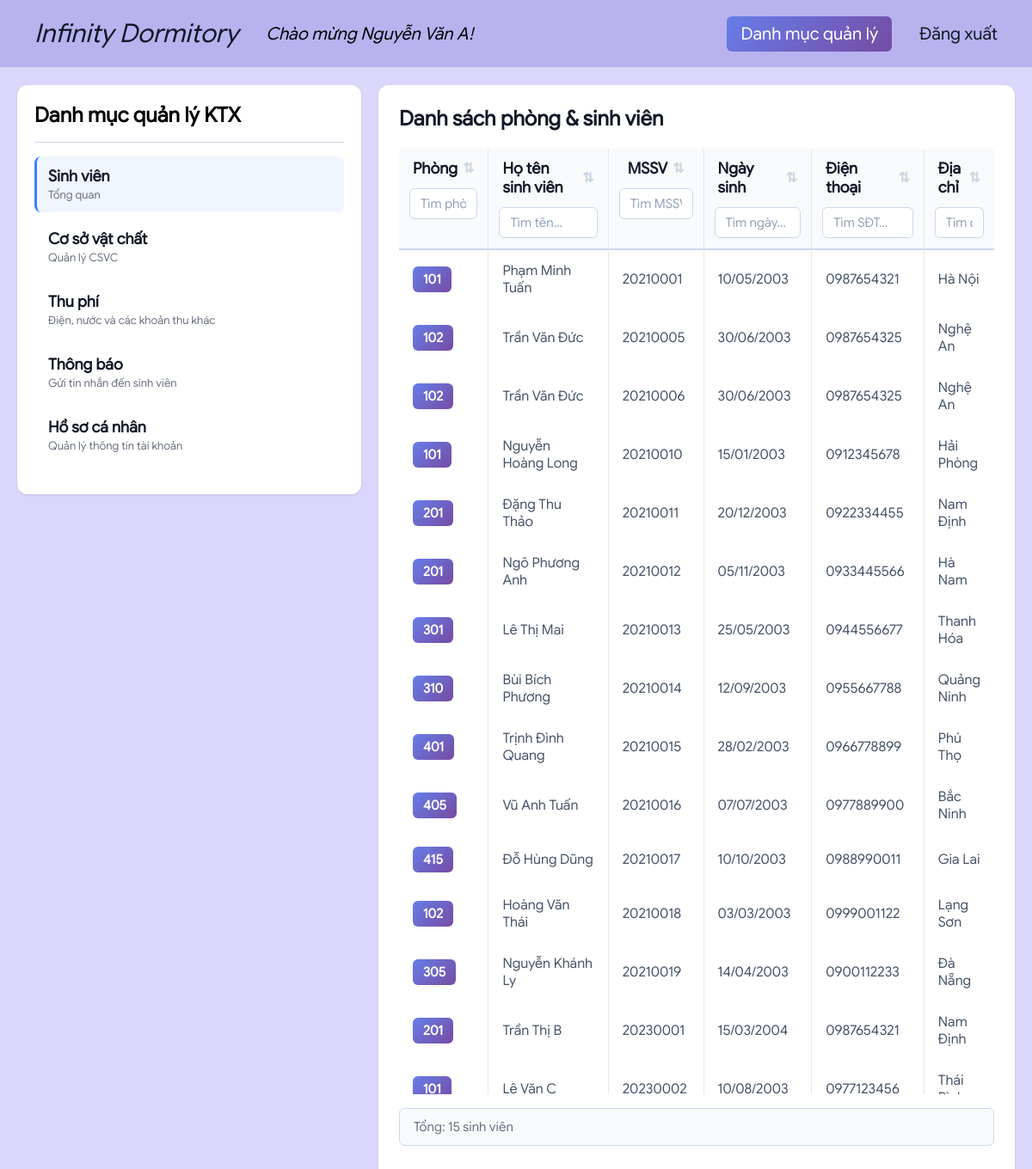
/manager/dashboard.php (signed in), run on the app's committed database.
### tables this page shows
CREATE TABLE CONTRACT (
    STD_ID VARCHAR(20) NOT NULL,
    SEM_ID VARCHAR(50) NOT NULL,
    BLOCK_ID VARCHAR(10) NOT NULL,
    ROOM_ID VARCHAR(10) NOT NULL,
    STATUS ENUM('Active', 'Expired', 'Terminated', 'Upcoming') DEFAULT 'Active',
    PRIMARY KEY (STD_ID, SEM_ID),
    FOREIGN KEY (STD_ID) REFERENCES STUDENT(STD_ID),
    FOREIGN KEY (SEM_ID) REFERENCES SEMESTER(SEM_ID),
    FOREIGN KEY (BLOCK_ID, ROOM_ID) REFERENCES ROOM(BLOCK_ID, ROOM_ID)
);

CREATE TABLE STUDENT
(
    STD_ID VARCHAR(20) NOT NULL PRIMARY KEY,
    STD_NAME VARCHAR(100) NOT NULL,
    STD_DOB DATETIME NOT NULL,
    STD_GD ENUM('Nam', 'Nữ') NOT NULL,
    STD_PHONE VARCHAR(20),
    STD_ADR VARCHAR(200) NOT NULL,
    STD_IMG VARCHAR(255),
    IS_ACTIVE BOOLEAN DEFAULT TRUE,
    USER_ID INT NOT NULL,
    FOREIGN KEY (USER_ID) REFERENCES USERS(USER_ID)
);

### manager/views/students.php (the view, shortened to what this page needs)
<?php
require_once '../database_connection.php';
$students = [];
$managerBlock = $_SESSION['block'];
try
{
    if ($conn) {
        mysqli_set_charset($conn, "utf8mb4");
        $studentQuery = "SELECT * FROM STUDENT S JOIN CONTRACT C ON S.STD_ID = C.STD_ID WHERE C.STATUS = 'Active' AND BLOCK_ID = ?";
        $stmt = mysqli_prepare($conn, $studentQuery);
        mysqli_stmt_bind_param($stmt, "s", $managerBlock);
        mysqli_stmt_execute($stmt);
        $result = mysqli_stmt_get_result($stmt);
        if ($result) {
            while ($row = mysqli_fetch_assoc($result)) {
                $students[] = $row;
            }
        }
    }
}
catch (Exception $e) {
  $studentError = $e->getMessage();
}
?>
<?php if (isset($studentError)): ?>
  <div class="alert alert-error">Lỗi: <?= htmlspecialchars($studentError) ?></div>
<?php elseif (empty($students)): ?>
  <div class="alert alert-info">Chưa có sinh viên nào trong hệ thống.</div>
<?php else: ?>
  <h2>Danh sách phòng & sinh viên</h2>
  <div class="student-table-wrapper">
    <table class="table student-table" id="studentTable">
      <thead>
        <tr>
          <th style="width: 100px">
            <div class="th-content" data-col="0">
              <span>Phòng</span>
              <span class="sort-icon">⇅</span>
            </div>
            <input type="text" class="col-search" data-col="0" placeholder="Tìm phòng...">
          </th>
          <th style="width: 300px">
            <div class="th-content" data-col="1">
              <span>Họ tên sinh viên</span>
              <span class="sort-icon">⇅</span>
            </div>
            <input type="text" class="col-search" data-col="1" placeholder="Tìm tên...">
          </th>
          <th style="width: 120px">
            <div class="th-content" data-col="2">
              <span>MSSV</span>
              <span class="sort-icon">⇅</span>
            </div>
            <input type="text" class="col-search" data-col="2" placeholder="Tìm MSSV...">
          </th>
          <th style="width: 150px">
            <div class="th-content" data-col="3">
              <span>Ngày sinh</span>
              <span class="sort-icon">⇅</span>
            </div>
            <input type="text" class="col-search" data-col="3" placeholder="Tìm ngày...">
          </th>
          <th style="width: 150px">
            <div class="th-content" data-col="4">
              <span>Điện thoại</span>
              <span class="sort-icon">⇅</span>
            </div>
            <input type="text" class="col-search" data-col="4" placeholder="Tìm SĐT...">
          </th>
          <th>
            <div class="th-content" data-col="5">
              <span>Địa chỉ</span>
              <span class="sort-icon">⇅</span>
            </div>
            <input type="text" class="col-search" data-col="5" placeholder="Tìm địa chỉ...">
          </th>
        </tr>
      </thead>
      <tbody>
        <?php foreach ($students as $s): ?>
        <tr class="student-row"
            data-id="<?= htmlspecialchars($s['STD_ID']) ?>"
            data-room="<?= htmlspecialchars($s['ROOM_ID']) ?>"
            style="cursor: pointer;">
          <td><span class="room-badge"><?= htmlspecialchars($s['ROOM_ID']) ?></span></td>
          <td><?= htmlspecialchars($s['STD_NAME']) ?></td>
          <td><?= htmlspecialchars($s['STD_ID']) ?></td>
          <td><?= date('d/m/Y', strtotime($s['STD_DOB'])) ?></td>
          <td><?= htmlspecialchars($s['STD_PHONE']) ?></td>
          <td><?= htmlspecialchars($s['STD_ADR']) ?></td>
        </tr>
        <?php endforeach; ?>
      </tbody>
    </table>
  </div>
  <div class="table-info">Tổng: <?= count($students) ?> sinh viên</div>
<?php endif; ?>

### css/public.css (style rules this page uses)
:root { --cl: linear-gradient(135deg, #667eea 0%, #764ba2 100%); --hov: linear-gradient(135deg,rgba(77, 102, 214, 1) 0%, rgba(100, 52, 148, 1) 100%); --primary: #3b82f6; --primary-dark: #2563eb; --danger: #ef4444; --danger-dark: #991100; --success: #10b981; --bg-gray: #f7f9fc; --border: #ced8ea; --text: #111827; --text-muted: #6b7280; }
* { box-sizing: border-box; margin: 0; padding: 0; }
body { font-family: 'Google Sans', sans-serif; }
input { font-family: 'Google Sans'; }
.content-area h2 { font-weight: 700; margin-bottom: 20px; color: var(--text); }
table { width: 100%; border-collapse: collapse; background: white; border-radius: 8px; box-shadow: 0 1px 3px rgba(0, 0, 0, 0.1); }
table th { background: #f9fafb; padding: 12px; text-align: left; font-weight: 600; font-size: 14px; color: var(--text); border-bottom: 2px solid var(--border); }

### manager/css/students.css (style rules this page uses)
.student-table-wrapper { max-height: 70vh; overflow-y: auto; position: relative; }
.student-table thead th { position: sticky; top: 0; z-index: 100; background-color: #f8fafc; border-bottom: 2px solid var(--border); }
.student-table { border-collapse: separate; border-spacing: 0; }
.student-table th, .student-table td { border-right: 1px solid #e5e7eb; }
.student-table th:last-child, .student-table td:last-child { border-right: none; }
.student-table th { background: #f8fafc; padding: 0; border-bottom: 2px solid var(--border); vertical-align: top; }
.student-table th .th-content { display: flex; align-items: center; justify-content: center; padding: 12px 16px; cursor: pointer; user-select: none; transition: background 0.2s; font-weight: 600; font-size: 18px; color: var(--text); }
.student-table .sort-icon { color: #cbd5e1; font-size: 16px; margin-left: 6px; transition: color 0.2s; }
.student-table .col-search { width: calc(100% - 24px); margin: 0 12px 12px; padding: 8px 12px; border: 1px solid var(--border); border-radius: 6px; font-size: 15px; transition: all 0.2s; }
.student-table .col-search::placeholder { color: #94a3b8; }
.student-table tbody tr { border-bottom: 1px solid #f1f5f9; transition: background 0.15s; }
.student-table tbody td { padding: 14px 16px; color: #475569; font-size: 16px; }
.room-badge { display: inline-block; padding: 6px 12px; background: linear-gradient(135deg, #667eea 0%, #764ba2 100%); color: white; border-radius: 6px; font-weight: 600; font-size: 15px; }
.table-info { margin-top: 16px; padding: 12px 16px; background: #f8fafc; border-radius: 6px; color: var(--text-muted); font-size: 15px; border: 1px solid var(--border); }

### data on the page
contract: ROOM_ID "101", STD_ID.STD_NAME "Phạm Minh Tuấn", STD_ID "20210001", STD_ID.STD_DOB "10/05/2003", STD_ID.STD_PHONE "0987654321", STD_ID.STD_ADR "Hà Nội"
contract: ROOM_ID "102", STD_ID.STD_NAME "Trần Văn Đức", STD_ID "20210005", STD_ID.STD_DOB "30/06/2003", STD_ID.STD_PHONE "0987654325", STD_ID.STD_ADR "Nghệ An"
contract: ROOM_ID "102", STD_ID.STD_NAME "Trần Văn Đức", STD_ID "20210006", STD_ID.STD_DOB "30/06/2003", STD_ID.STD_PHONE "0987654325", STD_ID.STD_ADR "Nghệ An"
contract: ROOM_ID "101", STD_ID.STD_NAME "Nguyễn Hoàng Long", STD_ID "20210010", STD_ID.STD_DOB "15/01/2003", STD_ID.STD_PHONE "0912345678", STD_ID.STD_ADR "Hải Phòng"
contract: ROOM_ID "201", STD_ID.STD_NAME "Đặng Thu Thảo", STD_ID "20210011", STD_ID.STD_DOB "20/12/2003", STD_ID.STD_PHONE "0922334455", STD_ID.STD_ADR "Nam Định"
contract: ROOM_ID "201", STD_ID.STD_NAME "Ngô Phương Anh", STD_ID "20210012", STD_ID.STD_DOB "05/11/2003", STD_ID.STD_PHONE "0933445566", STD_ID.STD_ADR "Hà Nam"
contract: ROOM_ID "301", STD_ID.STD_NAME "Lê Thị Mai", STD_ID "20210013", STD_ID.STD_DOB "25/05/2003", STD_ID.STD_PHONE "0944556677", STD_ID.STD_ADR "Thanh Hóa"
contract: ROOM_ID "310", STD_ID.STD_NAME "Bùi Bích Phương", STD_ID "20210014", STD_ID.STD_DOB "12/09/2003", STD_ID.STD_PHONE "0955667788", STD_ID.STD_ADR "Quảng Ninh"
contract: ROOM_ID "401", STD_ID.STD_NAME "Trịnh Đình Quang", STD_ID "20210015", STD_ID.STD_DOB "28/02/2003", STD_ID.STD_PHONE "0966778899", STD_ID.STD_ADR "Phú Thọ"
contract: ROOM_ID "405", STD_ID.STD_NAME "Vũ Anh Tuấn", STD_ID "20210016", STD_ID.STD_DOB "07/07/2003", STD_ID.STD_PHONE "0977889900", STD_ID.STD_ADR "Bắc Ninh"
contract: ROOM_ID "415", STD_ID.STD_NAME "Đỗ Hùng Dũng", STD_ID "20210017", STD_ID.STD_DOB "10/10/2003", STD_ID.STD_PHONE "0988990011", STD_ID.STD_ADR "Gia Lai"
contract: ROOM_ID "102", STD_ID.STD_NAME "Hoàng Văn Thái", STD_ID "20210018", STD_ID.STD_DOB "03/03/2003", STD_ID.STD_PHONE "0999001122", STD_ID.STD_ADR "Lạng Sơn"
contract: ROOM_ID "305", STD_ID.STD_NAME "Nguyễn Khánh Ly", STD_ID "20210019", STD_ID.STD_DOB "14/04/2003", STD_ID.STD_PHONE "0900112233", STD_ID.STD_ADR "Đà Nẵng"
contract: ROOM_ID "201", STD_ID.STD_NAME "Trần Thị B", STD_ID "20230001", STD_ID.STD_DOB "15/03/2004", STD_ID.STD_PHONE "0987654321", STD_ID.STD_ADR "Nam Định"
contract: ROOM_ID "101", STD_ID.STD_NAME "Lê Văn C", STD_ID "20230002", STD_ID.STD_DOB "10/08/2003", STD_ID.STD_PHONE "0977123456", STD_ID.STD_ADR "Thái…"

### other printed values
$_SESSION['name'] "Nguyễn Văn A"
$item['title'] "Sinh viên"
$item['desc'] "Tổng quan"
$item['title'] "Cơ sở vật chất"
$item['desc'] "Quản lý CSVC"
$item['title'] "Thu phí"
$item['desc'] "Điện, nước và các khoản thu khác"
$item['title'] "Thông báo"
$item['desc'] "Gửi tin nhắn đến sinh viên"
$item['title'] "Hồ sơ cá nhân"
$item['desc'] "Quản lý thông tin tài khoản"
count($students) "15"
